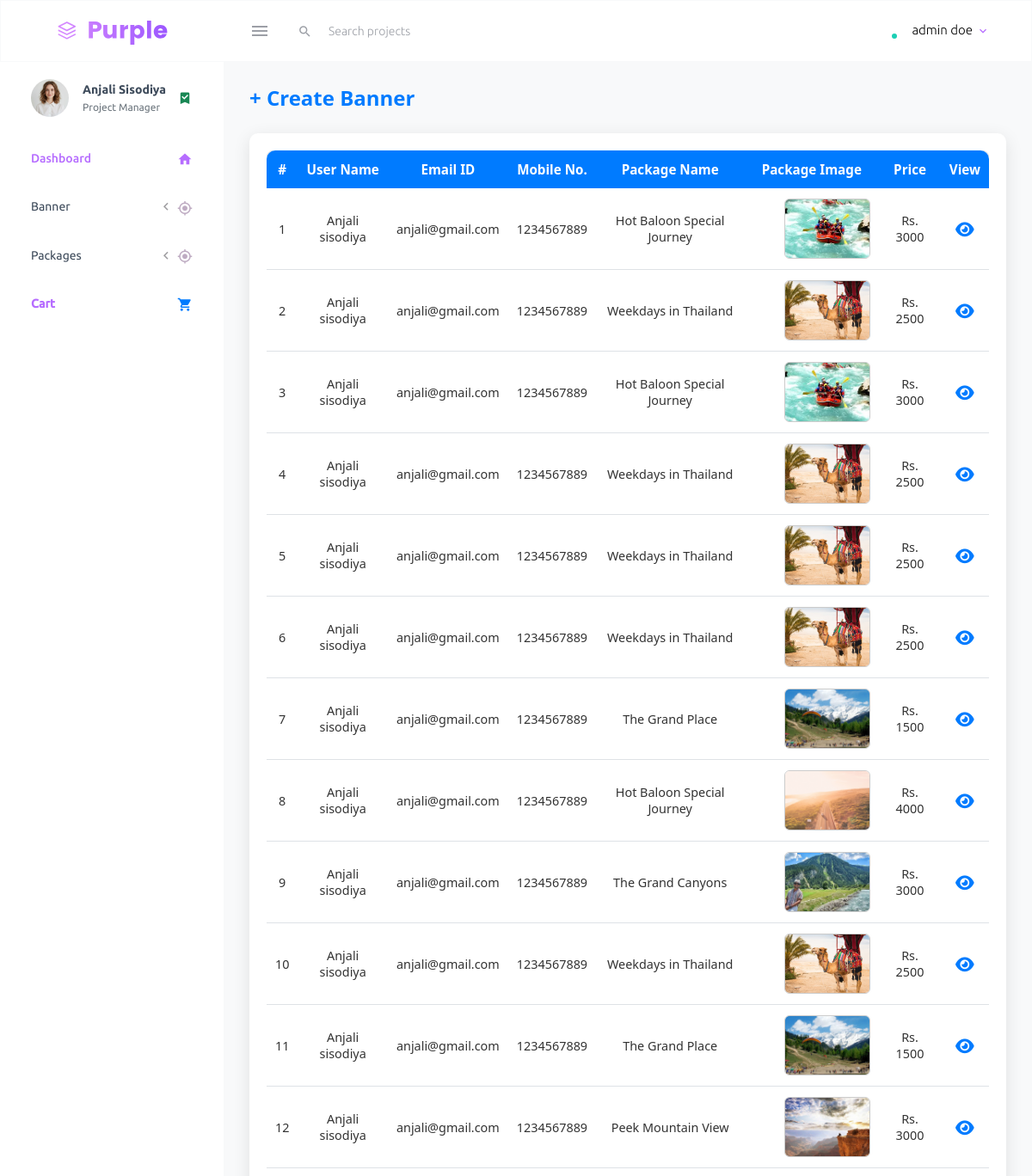
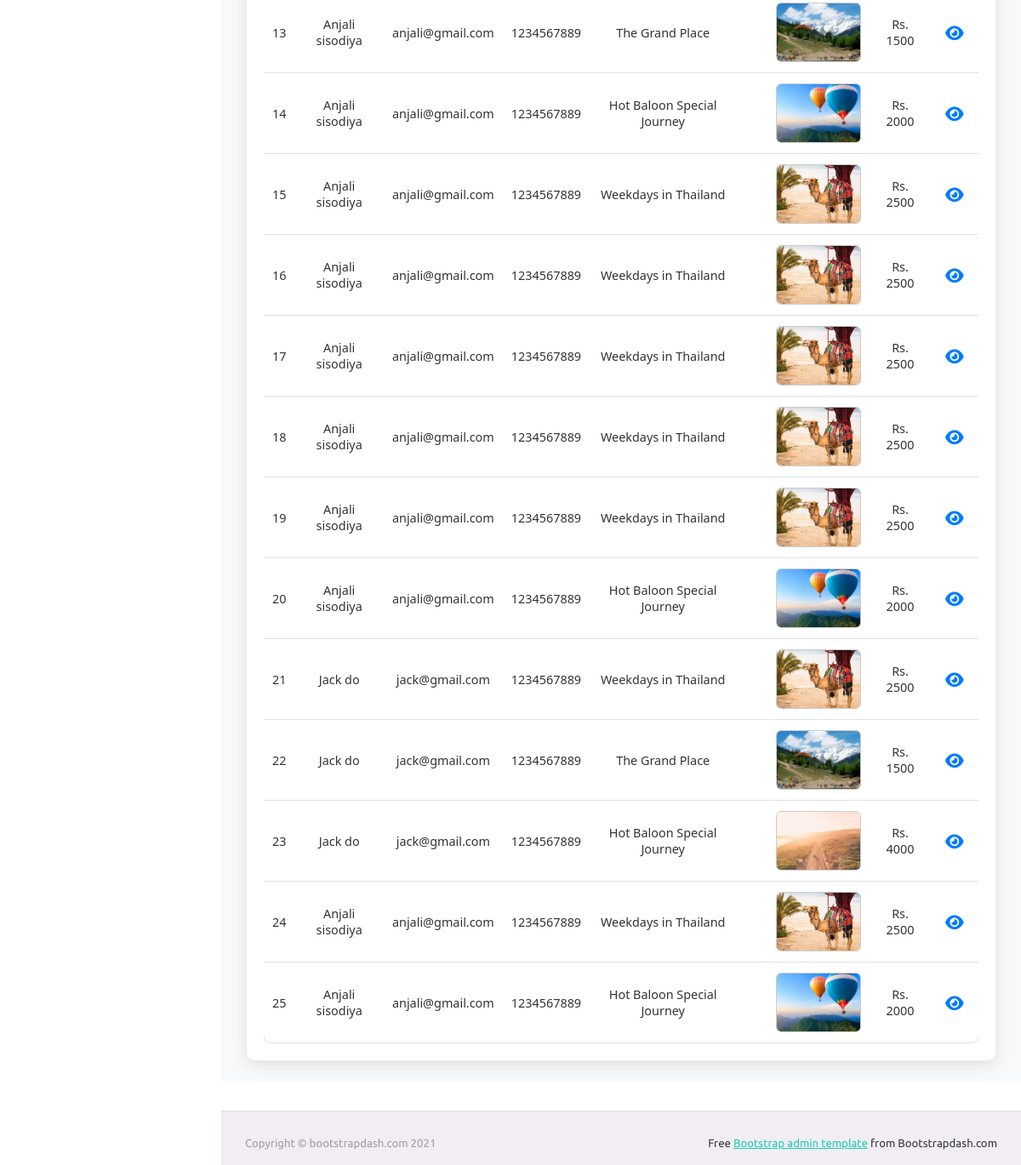
/admin/cart/index.php (signed in), run on the app's committed database (2 pictures, top to bottom).
### tables this page shows
CREATE TABLE `users` (
  `id` int(11) NOT NULL,
  `first_name` varchar(25) NOT NULL,
  `last_name` varchar(25) NOT NULL,
  `email` varchar(50) NOT NULL,
  `password` varchar(200) NOT NULL,
  `role_id` int(10) NOT NULL
);

CREATE TABLE `user_details` (
  `id` int(11) NOT NULL,
  `user_id` int(11) NOT NULL,
  `first_name` varchar(25) NOT NULL,
  `last_name` varchar(25) NOT NULL,
  `profile_image` varchar(255) DEFAULT NULL,
  `email` varchar(50) NOT NULL,
  `gender` enum('Male','Female') NOT NULL,
  `phone` varchar(15) NOT NULL,
  `city_id` int(200) NOT NULL,
  `state_id` int(100) NOT NULL,
  `pincode` int(11) NOT NULL,
  `landmark` varchar(100) NOT NULL,
  `address` varchar(200) NOT NULL,
  `created_at` datetime NOT NULL DEFAULT current_timestamp(),
  `updated_at` datetime NOT NULL DEFAULT current_timestamp()
);

CREATE TABLE `cart` (
  `cart_id` int(11) NOT NULL,
  `package_id` int(4) NOT NULL,
  `user_id` int(4) NOT NULL,
  `document` varchar(150) DEFAULT NULL,
  `phone_no` varchar(50) NOT NULL,
  `payment_status` tinyint(5) NOT NULL COMMENT '1-online 2-reach at hotel',
  `price` int(40) NOT NULL,
  `visit_date` datetime NOT NULL
);

CREATE TABLE `tbl_package` (
  `package_id` int(11) NOT NULL,
  `pack_name` varchar(100) NOT NULL,
  `pack_image` varchar(255) DEFAULT NULL,
  `pack_description` varchar(100) NOT NULL,
  `city_id` int(11) NOT NULL,
  `state_id` int(11) NOT NULL,
  `country` varchar(50) NOT NULL,
  `no_of_days` int(11) NOT NULL,
  `no_of_people` int(11) NOT NULL,
  `price` int(11) NOT NULL,
  `status` tinyint(4) NOT NULL DEFAULT 1 COMMENT '0-inactive,1-active',
  `created_at` datetime NOT NULL DEFAULT current_timestamp(),
  `updated_at` datetime NOT NULL DEFAULT current_timestamp()
);

### admin/cart/index.php (the view, shortened to what this page needs)
<?php
include "../../dbconfig.php";
include "../partials/header.php";
include "../partials/navbar.php";
include "../partials/sidebar.php";
$sql = "SELECT * FROM cart c
        JOIN tbl_package tp ON c.package_id=tp.package_id
        JOIN user_details ud ON c.user_id=ud.user_id";
$result = $conn->query($sql);
?>
<link href="https://cdnjs.cloudflare.com/ajax/libs/font-awesome/6.5.0/css/all.min.css" rel="stylesheet">
<div class="content-wrapper">
  <div class="page-header">
    <a href="create.php" class="page-title">+ Create Banner</a>
  </div>
  <div class="card">
    <div class="table-responsive">
      <table>
        <thead>
          <tr>
            <th>#</th>
            <th>User Name</th>
            <th>Email ID</th>
            <th>Mobile No.</th>
            <th>Package Name</th>
            <th>Package Image</th>
            <th>Price</th>
            <th>View</th>
          </tr>
        </thead>
        <tbody>
          <?php
          $i = 1;
          if ($result && $result->num_rows > 0) {
            while($row = $result->fetch_assoc()) {
              $fullName = htmlspecialchars($row['first_name'] . " " . $row['last_name']);
              $email = htmlspecialchars($row['email']);
              $phone = htmlspecialchars($row['phone']);
              $packName = htmlspecialchars($row['pack_name']);
              $price = htmlspecialchars($row['price']);
              $imagePath = "../../" . htmlspecialchars($row['pack_image']);
              $cartId = $row['cart_id'];
          ?>
          <tr>
            <td><?php echo $i; ?></td>
            <td><?php echo $fullName; ?></td>
            <td><?php echo $email; ?></td>
            <td><?php echo $phone; ?></td>
            <td><?php echo $packName; ?></td>
            <td><img src="<?php echo $imagePath; ?>" alt="Package Image" class="admin_banner_img"></td>
            <td>Rs. <?php echo $price; ?></td>
            <td>
              <a href="view_cart_details.php?p=<?php echo $cartId; ?>" class="view-link" title="View Details">
                <i class="fas fa-eye"></i>
              </a>
            </td>
          </tr>
          <?php
              $i++;
            }
          } else {
            echo '<tr><td colspan="8" style="text-align:center; padding:20px;">No cart records found.</td></tr>';
          }
          ?>
        </tbody>
      </table>
    </div>
  </div>
</div>
<?php include '../partials/footer.php'; ?>

### admin/partials/header.php (shortened to what this page needs)
<?php
$base_url = "http://localhost/trendy/admin/";
?>
<!DOCTYPE html>
<html lang="en">
  <head>
    <link rel="stylesheet" type="text/css" href="<?php echo $base_url?>../css/style.css">
    <link rel="stylesheet" href="<?php echo $base_url?>assets/vendors/mdi/css/materialdesignicons.min.css">
    <link rel="stylesheet" href="<?php echo $base_url?>assets/vendors/css/vendor.bundle.base.css">
    <link rel="stylesheet" href="<?php echo $base_url?>assets/css/style.css">
    <link rel="stylesheet" href="https://cdnjs.cloudflare.com/ajax/libs/font-awesome/6.2.0/css/all.min.css" />
  </head>
  <body>
    <div class="container-scroller">

### admin/partials/navbar.php (shortened to what this page needs)
<?php
$base_url = "http://localhost/trendy/admin/";
$adminId = $_SESSION['admin_id'];
$sql = "SELECT * FROM users WHERE id = ?";
$stmt = $conn->prepare($sql);
$stmt->bind_param("i", $adminId);
$stmt->execute();
$result = $stmt->get_result();
$row = $result->fetch_assoc();
?>
<nav class="navbar default-layout-navbar col-lg-12 col-12 p-0 fixed-top d-flex flex-row">
  <div class="text-center navbar-brand-wrapper d-flex align-items-center justify-content-center">
    <a class="navbar-brand brand-logo" href="index.php"><img src="<?php echo $base_url ?>assets/images/logo.svg" alt="logo" /></a>
  </div>
  <div class="navbar-menu-wrapper d-flex align-items-stretch">
    <button class="navbar-toggler navbar-toggler align-self-center" type="button" data-toggle="minimize">
      <span class="mdi mdi-menu"></span>
    </button>
    <div class="search-field d-none d-md-block">
      <form class="d-flex align-items-center h-100" action="#">
        <div class="input-group">
          <div class="input-group-prepend bg-transparent">
            <i class="input-group-text border-0 mdi mdi-magnify"></i>
          </div>
          <input type="text" class="form-control bg-transparent border-0" placeholder="Search projects">
        </div>
      </form>
    </div>
    <ul class="navbar-nav navbar-nav-right">
      <li class="nav-item nav-profile dropdown">
        <a class="nav-link dropdown-toggle" id="profileDropdown" href="#" data-bs-toggle="dropdown" aria-expanded="false">
          <div class="nav-profile-img">
            <span class="availability-status online"></span>
          </div>
          <div class="nav-profile-text">
            <p class="mb-1 text-black"><?php echo htmlspecialchars($row['first_name'] . " " . $row['last_name']); ?></p>
          </div>
        </a>
      </li>
    </ul>
  </div>
</nav>

### admin/partials/sidebar.php (shortened to what this page needs)
<?php
$base_url = "http://localhost/trendy/admin/";
$current_page = basename($_SERVER['PHP_SELF']);
$full_path = $_SERVER['PHP_SELF'];
$sql = "SELECT * FROM user_details";
$result = $conn->query($sql);
$user = $result->fetch_assoc();
?>
<div class="container-fluid page-body-wrapper">
  <nav class="sidebar sidebar-offcanvas" id="sidebar">
    <ul class="nav">
      <li class="nav-item nav-profile">
        <a href="#" class="nav-link">
          <div class="nav-profile-image">
            <img src="<?php echo $base_url . "../" . $user['profile_image']; ?>" alt="profile">
          </div>
          <div class="nav-profile-text d-flex flex-column">
            <span class="font-weight-bold mb-2">
              <?php echo $user['first_name'] . " " . ucwords(strtolower($user['last_name'])); ?>
            </span>
            <span class="text-secondary text-small">Project Manager</span>
          </div>
          <i class="mdi mdi-bookmark-check text-success nav-profile-badge"></i>
        </a>
      </li>
      <li class="nav-item">
        <a class="nav-link <?php echo ($current_page == 'index.php' && strpos($full_path, 'admin/index.php') !== false) ? 'active-link' : ''; ?>" href="<?php echo $base_url; ?>index.php">
          <span class="menu-title">Dashboard</span>
          <i class="mdi mdi-home menu-icon"></i>
        </a>
      </li>
      <?php $is_banner = strpos($full_path, '/banner/') !== false; ?>
      <li class="nav-item">
        <a class="nav-link <?php echo $is_banner ? '' : 'collapsed'; ?>" data-bs-toggle="collapse" href="#banner-menu" aria-expanded="<?php echo $is_banner ? 'true' : 'false'; ?>" aria-controls="banner-menu">
          <span class="menu-title">Banner</span>
          <i class="menu-arrow"></i>
          <i class="mdi mdi-crosshairs-gps menu-icon"></i>
        </a>
      </li>
      <?php $is_package = strpos($full_path, '/Packages/') !== false; ?>
      <li class="nav-item">
        <a class="nav-link <?php echo $is_package ? '' : 'collapsed'; ?>" data-bs-toggle="collapse" href="#package-menu" aria-expanded="<?php echo $is_package ? 'true' : 'false'; ?>" aria-controls="package-menu">
          <span class="menu-title">Packages</span>
          <i class="menu-arrow"></i>
          <i class="mdi mdi-crosshairs-gps menu-icon"></i>
        </a>
      </li>
      <li class="nav-item">
        <a class="nav-link <?php echo (strpos($full_path, '/cart/index.php') !== false) ? 'active-link' : ''; ?>" href="<?php echo $base_url; ?>cart/index.php">
          <span class="menu-title">Cart</span>
          <i class="mdi mdi-cart menu-icon"></i>
        </a>
      </li>
    </ul>
  </nav>
  <div class="main-panel">

### admin/partials/footer.php (shortened to what this page needs)
          <footer class="footer">
            <div class="container-fluid d-flex justify-content-between">
              <span class="text-muted d-block text-center text-sm-start d-sm-inline-block">Copyright © bootstrapdash.com 2021</span>
              <span class="float-none float-sm-end mt-1 mt-sm-0 text-end"> Free <a href="https://www.bootstrapdash.com/bootstrap-admin-template/" target="_blank">Bootstrap admin template</a> from Bootstrapdash.com</span>
            </div>
          </footer>
        </div>
      </div>
    </div>
  </body>
</html>

### css/style.css (style rules this page uses)
.navbar { border: 1px solid #f8f9fa; }
.dropdown { position: relative; display: inline-block; }
.footer { background-color: #f8f9fa; margin-top: 34px; height: 64px; }
.admin_banner_img { width: 40px; height: 37px; border-radius: 100%; margin-left: 37px; }

### admin/partials/sidebar.php (style rules this page uses)
.nav .nav-link.active-link { color: #007bff !important; font-weight: 600; }
.nav .nav-link.active-link i { color: #007bff !important; }

### admin/cart/index.php (style rules this page uses)
.content-wrapper { padding: 25px 30px; background-color: #f8f9fa; min-height: 100vh; font-family: 'Segoe UI', Tahoma, Geneva, Verdana, sans-serif; }
.page-header { margin-bottom: 25px; }
.page-title { font-size: 1.5rem; font-weight: 700; color: #007bff; text-decoration: none; }
.card { background: #ffffff; border-radius: 10px; box-shadow: 0 5px 20px rgba(0,0,0,0.1); padding: 20px; border: none; }
table { width: 100%; border-collapse: separate; border-spacing: 0; border-radius: 10px; overflow: hidden; box-shadow: 0 0 0 1px #dee2e6; background: #fff; }
thead th { background: #007bff; color: white; text-align: center; padding: 12px 10px; font-weight: 600; font-size: 0.95rem; }
tbody td { text-align: center; padding: 12px 10px; font-size: 0.9rem; vertical-align: middle; border-bottom: 1px solid #dee2e6; color: #333; }
.admin_banner_img { height: 70px; width: 100px; object-fit: cover; border-radius: 6px; border: 1px solid #ccc; transition: transform 0.3s ease; }
a.view-link { color: #007bff; font-size: 1.2rem; transition: color 0.3s ease; }

### data on the page
users: first_name+last_name "admin doe"
user_details: profile_image (picture), first_name "Anjali", last_name "Sisodiya"
cart: user_details.first_name+last_name "Anjali sisodiya", user_details.email "anjali@gmail.com", user_details.phone "1234567889", package.pack_name "Hot Baloon Special Journey", package.price "3000"
cart: user_details.first_name+last_name "Anjali sisodiya", user_details.email "anjali@gmail.com", user_details.phone "1234567889", package.pack_name "Weekdays in Thailand", package.pack_image (picture), package.price "2500"
cart: user_details.first_name+last_name "Anjali sisodiya", user_details.email "anjali@gmail.com", user_details.phone "1234567889", package.pack_name "Hot Baloon Special Journey", package.price "3000"
cart: user_details.first_name+last_name "Anjali sisodiya", user_details.email "anjali@gmail.com", user_details.phone "1234567889", package.pack_name "Weekdays in Thailand", package.pack_image (picture), package.price "2500"
cart: user_details.first_name+last_name "Anjali sisodiya", user_details.email "anjali@gmail.com", user_details.phone "1234567889", package.pack_name "Weekdays in Thailand", package.pack_image (picture), package.price "2500"
cart: user_details.first_name+last_name "Anjali sisodiya", user_details.email "anjali@gmail.com", user_details.phone "1234567889", package.pack_name "Weekdays in Thailand", package.pack_image (picture), package.price "2500"
cart: user_details.first_name+last_name "Anjali sisodiya", user_details.email "anjali@gmail.com", user_details.phone "1234567889", package.pack_name "The Grand Place", package.pack_image (picture), package.price "1500"
cart: user_details.first_name+last_name "Anjali sisodiya", user_details.email "anjali@gmail.com", user_details.phone "1234567889", package.pack_name "Hot Baloon Special Journey", package.price "4000"
cart: user_details.first_name+last_name "Anjali sisodiya", user_details.email "anjali@gmail.com", user_details.phone "1234567889", package.pack_name "The Grand Canyons", shows a picture, package.price "3000"
cart: user_details.first_name+last_name "Anjali sisodiya", user_details.email "anjali@gmail.com", user_details.phone "1234567889", package.pack_name "Weekdays in Thailand", package.pack_image (picture), package.price "2500"
cart: user_details.first_name+last_name "Anjali sisodiya", user_details.email "anjali@gmail.com", user_details.phone "1234567889", package.pack_name "The Grand Place", package.pack_image (picture), package.price "1500"
cart: user_details.first_name+last_name "Anjali sisodiya", user_details.email "anjali@gmail.com", user_details.phone "1234567889", package.pack_name "Peek Mountain View", package.pack_image (picture), package.price "3000"
cart: user_details.first_name+last_name "Anjali sisodiya", user_details.email "anjali@gmail.com", user_details.phone "1234567889", package.pack_name "The Grand Place", package.pack_image (picture), package.price "1500"
cart: user_details.first_name+last_name "Anjali sisodiya", user_details.email "anjali@gmail.com", user_details.phone "1234567889", package.pack_name "Hot Baloon Special Journey", package.pack_image (picture), package.price "2000"
cart: user_details.first_name+last_name "Anjali sisodiya", user_details.email "anjali@gmail.com", user_details.phone "1234567889", package.pack_name "Weekdays in Thailand", package.pack_image (picture), package.price "2500"
cart: user_details.first_name+last_name "Anjali sisodiya", user_details.email "anjali@gmail.com", user_details.phone "1234567889", package.pack_name "Weekdays in Thailand", package.pack_image (picture), package.price "2500"
cart: user_details.first_name+last_name "Anjali sisodiya", user_details.email "anjali@gmail.com", user_details.phone "1234567889", package.pack_name "Weekdays in Thailand", package.pack_image (picture), package.price "2500"
cart: user_details.first_name+last_name "Anjali sisodiya", user_details.email "anjali@gmail.com", user_details.phone "1234567889", package.pack_name "Weekdays in Thailand", package.pack_image (picture), package.price "2500"
cart: user_details.first_name+last_name "Anjali sisodiya", user_details.email "anjali@gmail.com", user_details.phone "1234567889", package.pack_name "Weekdays in Thailand", package.pack_image (picture), package.price "2500"
cart: user_details.first_name+last_name "Anjali sisodiya", user_details.email "anjali@gmail.com", user_details.phone "1234567889", package.pack_name "Hot Baloon Special Journey", package.pack_image (picture), package.price "2000"
cart: user_details.first_name+last_name "Jack do", user_details.email "jack@gmail.com", user_details.phone "1234567889", package.pack_name "Weekdays in Thailand", package.pack_image (picture), package.price "2500"
cart: user_details.first_name+last_name "Jack do", user_details.email "jack@gmail.com", user_details.phone "1234567889", package.pack_name "The Grand Place", package.pack_image (picture), package.price "1500"
cart: user_details.first_name+last_name "Jack do", user_details.email "jack@gmail.com", user_details.phone "1234567889", package.pack_name "Hot Baloon Special Journey", package.price "4000"
cart: user_details.first_name+last_name "Anjali sisodiya", user_details.email "anjali@gmail.com", user_details.phone "1234567889", package.pack_name "Weekdays in Thailand", package.pack_image (picture), package.price "2500"
cart: user_details.first_name+last_name "Anjali sisodiya", user_details.email "anjali@gmail.com", user_details.phone "1234567889", package.pack_name "Hot Baloon Special Journey", package.pack_image (picture), package.price "2000"
